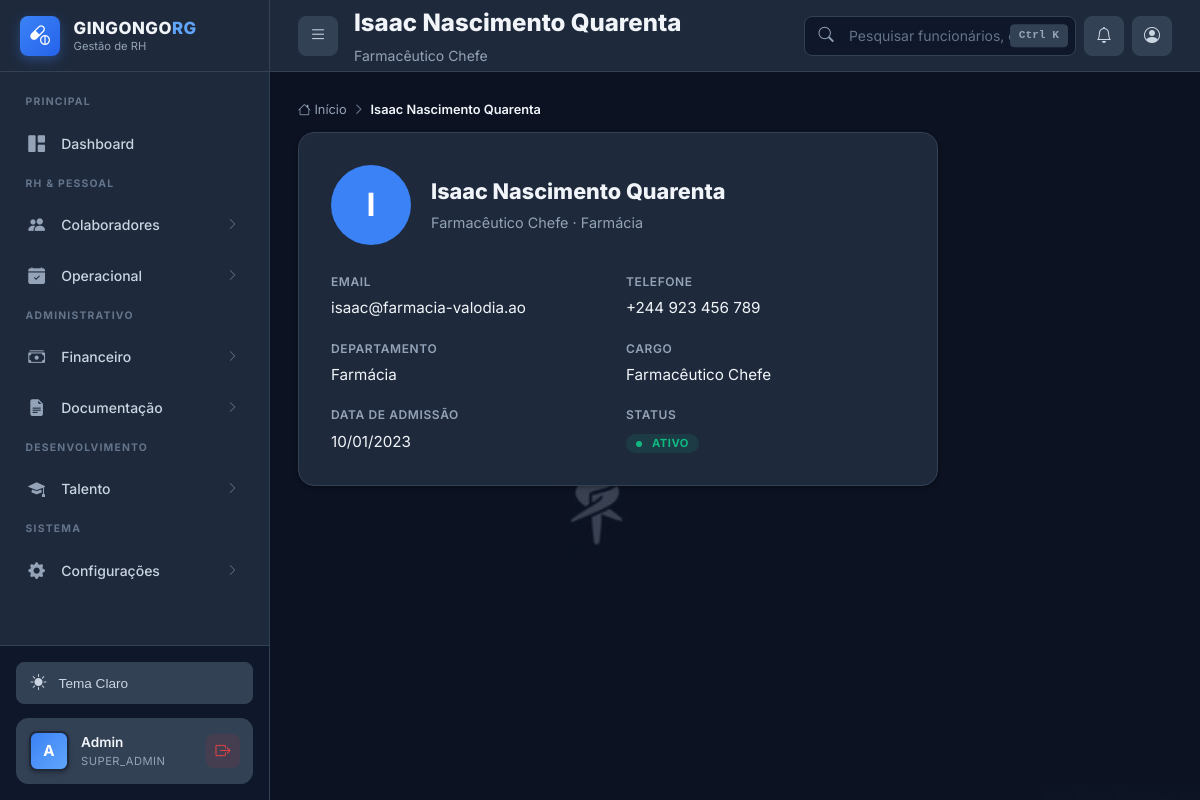
The app's page /perfil_colaborador.php?id=1 (signed in), older data.
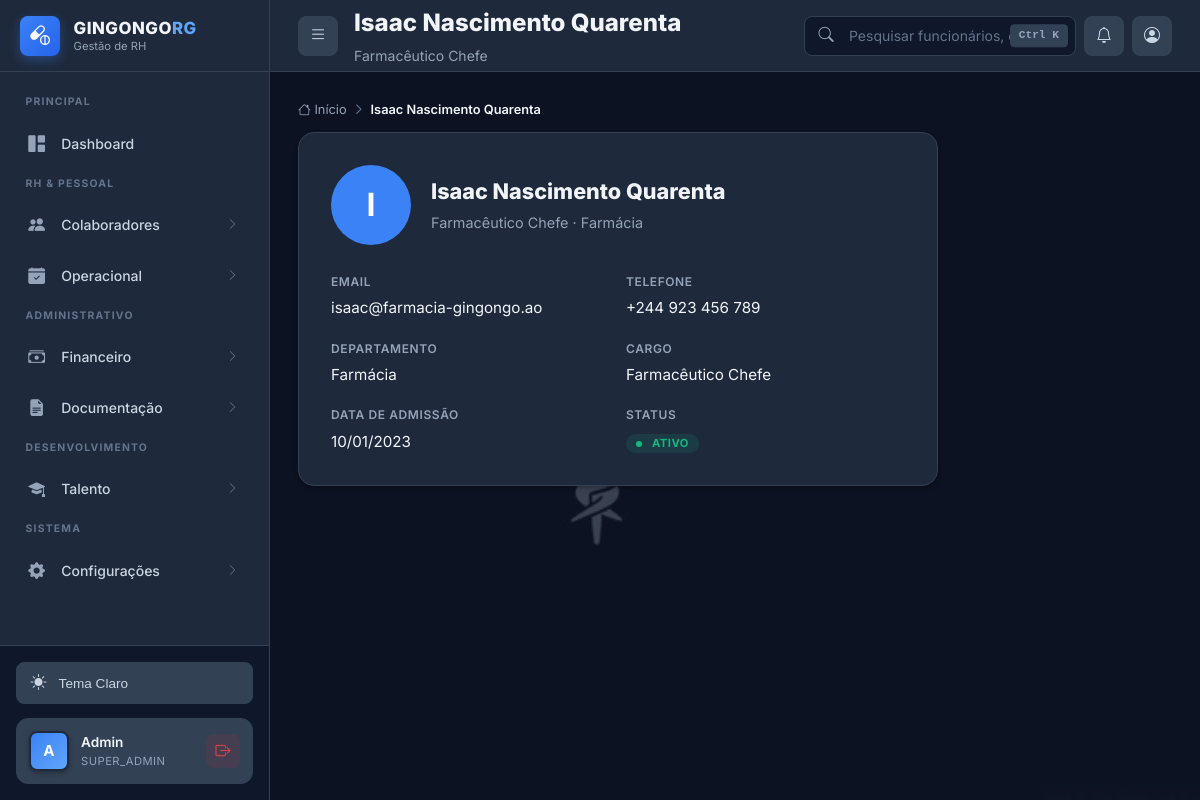
The same page, newer data.
### tables this page shows
CREATE TABLE IF NOT EXISTS funcionarios (
    id INT AUTO_INCREMENT PRIMARY KEY,
    nome_completo VARCHAR(200) NOT NULL,
    bi VARCHAR(30) NOT NULL UNIQUE,
    data_nascimento DATE NOT NULL,
    sexo ENUM('M', 'F', 'Outro') NOT NULL,
    telefone VARCHAR(20),
    email VARCHAR(100),
    endereco TEXT,

     
    departamento_id INT NOT NULL,
    cargo_id INT NOT NULL,
    data_admissao DATE NOT NULL,
    data_demissao DATE NULL,
    tipo_contrato ENUM('Tempo_Indeterminado', 'Tempo_Determinado', 'Estagio', 'Temporario') DEFAULT 'Tempo_Indeterminado',
    status ENUM('ativo', 'ferias', 'afastado', 'demitido') DEFAULT 'ativo',

     
    salario_atual DECIMAL(10, 2) NOT NULL,
    banco VARCHAR(100),
    agencia VARCHAR(20),
    conta VARCHAR(30),
    iban VARCHAR(50) NULL,
    nif_angolano VARCHAR(20) NULL,
    foto VARCHAR(500) NULL,
    
     
    usuario_id INT NULL,
    
     
    created_at TIMESTAMP DEFAULT CURRENT_TIMESTAMP,
    updated_at TIMESTAMP DEFAULT CURRENT_TIMESTAMP ON UPDATE CURRENT_TIMESTAMP,
    
     
    FOREIGN KEY (departamento_id) REFERENCES departamentos(id) ON DELETE RESTRICT,
    FOREIGN KEY (cargo_id) REFERENCES cargos(id) ON DELETE RESTRICT,
    FOREIGN KEY (usuario_id) REFERENCES usuarios(id) ON DELETE SET NULL,
    
     
    INDEX idx_bi (bi),
    INDEX idx_nome (nome_completo),
    INDEX idx_status (status),
    INDEX idx_departamento (departamento_id),
    INDEX idx_cargo (cargo_id),
    INDEX idx_data_admissao (data_admissao)
);

CREATE TABLE IF NOT EXISTS cargos (
    id INT AUTO_INCREMENT PRIMARY KEY,
    nome VARCHAR(100) NOT NULL UNIQUE,
    salario_base DECIMAL(10, 2) NOT NULL,
    descricao TEXT,
    nivel_hierarquico ENUM('operacional', 'tecnico', 'gerencial', 'diretivo') DEFAULT 'operacional',
    requer_certificacao BOOLEAN DEFAULT FALSE,
    ativo BOOLEAN DEFAULT TRUE,
    created_at TIMESTAMP DEFAULT CURRENT_TIMESTAMP,
    updated_at TIMESTAMP DEFAULT CURRENT_TIMESTAMP ON UPDATE CURRENT_TIMESTAMP,
    INDEX idx_ativo (ativo),
    INDEX idx_nivel (nivel_hierarquico)
);

CREATE TABLE IF NOT EXISTS departamentos (
    id INT AUTO_INCREMENT PRIMARY KEY,
    nome VARCHAR(100) NOT NULL UNIQUE,
    descricao TEXT,
    responsavel_id INT NULL,
    ativo BOOLEAN DEFAULT TRUE,
    created_at TIMESTAMP DEFAULT CURRENT_TIMESTAMP,
    updated_at TIMESTAMP DEFAULT CURRENT_TIMESTAMP ON UPDATE CURRENT_TIMESTAMP,
    INDEX idx_ativo (ativo),
    INDEX idx_nome (nome)
);

### public/perfil_colaborador.php (the view, shortened to what the changed rows need)
<?php
$db = Database::getInstance()->getConnection();
$funcionarioId = (int)($_GET['id'] ?? 0);
try {
    $stmt = $db->prepare("
        SELECT f.id, f.nome_completo, f.email, f.telefone, f.foto,
               f.data_admissao, f.status, f.sexo,
               d.nome as departamento_nome, c.nome as cargo_nome
        FROM funcionarios f
        LEFT JOIN departamentos d ON f.departamento_id = d.id
        LEFT JOIN cargos c ON f.cargo_id = c.id
        WHERE f.id = :id
    ");
    $stmt->execute([':id' => $funcionarioId]);
    $func = $stmt->fetch();
} catch (Exception $e) {
    error_log("Erro ao buscar funcionário: " . $e->getMessage());
    header("Location: portal.php");
    exit;
}
$pageTitle = $func['nome_completo'];
$pageSubtitle = $func['cargo_nome'] ?? 'Colaborador';
?>
<!DOCTYPE html>
<html lang="pt-BR">
<head>
    <link rel="stylesheet" href="https://cdn.jsdelivr.net/npm/bootstrap-icons@1.11.3/font/bootstrap-icons.min.css">
    <link rel="stylesheet" href="css/style-2026.css">
</head>
<body class="dashboard-body">
    <div class="app-wrapper">
        <div class="main-area" id="mainArea">
            <?php include 'includes/topbar.php'; ?>
            <div class="content-body">
                <nav>
                    <ol class="breadcrumb">
                        <li class="breadcrumb-item"><a href="portal.php"><i class="bi bi-house"></i> Início</a></li>
                        <li class="breadcrumb-item active"><?php echo htmlspecialchars($func['nome_completo']); ?></li>
                    </ol>
                </nav>
                <div class="card" style="max-width: 640px;">
                    <div class="card-body" style="padding: 2rem;">
                        <div style="display: flex; align-items: center; gap: 1.25rem; margin-bottom: 1.5rem;">
                            <?php if (!empty($func['foto']) && file_exists(__DIR__ . '/' . $func['foto'])): ?>
                                <img src="<?php echo htmlspecialchars($func['foto']); ?>" alt="<?php echo htmlspecialchars($func['nome_completo']); ?>"
                                     style="width: 80px; height: 80px; border-radius: 50%; object-fit: cover; border: 3px solid var(--primary-light);">
                            <?php else: ?>
                                <div style="width: 80px; height: 80px; border-radius: 50%; background: var(--primary); color: #fff; display: flex; align-items: center; justify-content: center; font-size: 2rem; font-weight: 700; flex-shrink: 0;">
                                    <?php echo strtoupper(mb_substr($func['nome_completo'], 0, 1)); ?>
                                </div>
                            <?php endif; ?>
                            <div>
                                <h2 style="font-size: 1.35rem; font-weight: 800; margin: 0;"><?php echo htmlspecialchars($func['nome_completo']); ?></h2>
                                <p style="color: var(--text-muted); margin: 0.25rem 0 0; font-size: 0.9rem;">
                                    <?php echo htmlspecialchars($func['cargo_nome'] ?? '—'); ?>
                                    <?php if ($func['departamento_nome']): ?>
                                        · <?php echo htmlspecialchars($func['departamento_nome']); ?>
                                    <?php endif; ?>
                                </p>
                            </div>
                        </div>
                        <div style="display: grid; grid-template-columns: 1fr 1fr; gap: 1rem;">
                            <div>
                                <label style="font-size: 0.75rem; color: var(--text-muted); text-transform: uppercase; letter-spacing: 0.05em; font-weight: 600;">Email</label>
                                <p style="margin: 0.25rem 0 0; font-size: 0.95rem;">
                                    <?php echo htmlspecialchars($func['email'] ?? '—'); ?>
                                </p>
                            </div>
                            <div>
                                <label style="font-size: 0.75rem; color: var(--text-muted); text-transform: uppercase; letter-spacing: 0.05em; font-weight: 600;">Telefone</label>
                                <p style="margin: 0.25rem 0 0; font-size: 0.95rem;">
                                    <?php echo htmlspecialchars($func['telefone'] ?? '—'); ?>
                                </p>
                            </div>
                            <div>
                                <label style="font-size: 0.75rem; color: var(--text-muted); text-transform: uppercase; letter-spacing: 0.05em; font-weight: 600;">Departamento</label>
                                <p style="margin: 0.25rem 0 0; font-size: 0.95rem;">
                                    <?php echo htmlspecialchars($func['departamento_nome'] ?? '—'); ?>
                                </p>
                            </div>
                            <div>
                                <label style="font-size: 0.75rem; color: var(--text-muted); text-transform: uppercase; letter-spacing: 0.05em; font-weight: 600;">Cargo</label>
                                <p style="margin: 0.25rem 0 0; font-size: 0.95rem;">
                                    <?php echo htmlspecialchars($func['cargo_nome'] ?? '—'); ?>
                                </p>
                            </div>
                            <div>
                                <label style="font-size: 0.75rem; color: var(--text-muted); text-transform: uppercase; letter-spacing: 0.05em; font-weight: 600;">Data de Admissão</label>
                                <p style="margin: 0.25rem 0 0; font-size: 0.95rem;">
                                    <?php echo !empty($func['data_admissao']) ? date('d/m/Y', strtotime($func['data_admissao'])) : '—'; ?>
                                </p>
                            </div>
                            <div>
                                <p style="margin: 0.25rem 0 0; font-size: 0.95rem;">
                                    <?php
                                    $statusClass = match($func['status'] ?? '') {
                                        'ativo' => 'badge-success',
                                        'ferias' => 'badge-warning',
                                        'afastado' => 'badge-info',
                                        'demitido' => 'badge-danger',
                                        default => 'badge-neutral'
                                    };
                                    ?>
                                    <span class="badge <?php echo $statusClass; ?>">
                                        <span class="badge-dot"></span>
                                        <?php echo htmlspecialchars(ucfirst($func['status'] ?? '—')); ?>
                                    </span>
                                </p>
                            </div>
                        </div>
                    </div>
                </div>
            </div>
        </div>
    </div>
</body>
</html>

### public/includes/topbar.php (shortened to what the changed rows need)
<header class="topbar">
    <div class="topbar-left">
        <div>
            <h1 class="page-title"><?php echo htmlspecialchars($pageTitle); ?></h1>
            <?php if ($pageSubtitle): ?>
                <p class="page-subtitle"><?php echo htmlspecialchars($pageSubtitle); ?></p>
            <?php endif; ?>
        </div>
    </div>
</header>

Row changes from the older to the newer data that the page shows:
changed funcionarios "Isaac Nascimento Quarenta": email "isaac@farmacia-valodia.ao" → "isaac@farmacia-gingongo.ao"
